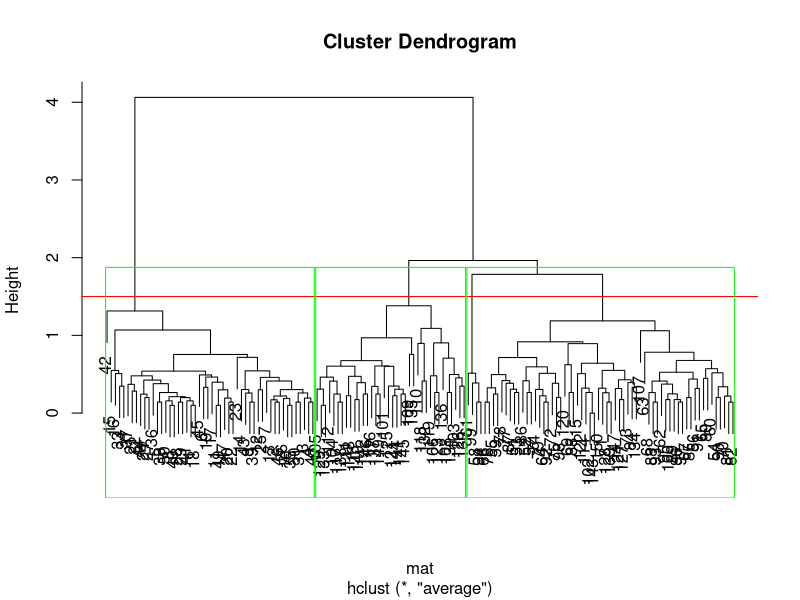

This figure's R source:
library(dplyr)
library(mlbench)
library(caTools)
library(e1071)
library(caret)
library(partykit)
library(randomForest)

data=mtcars
data

data2=data[-8]
data2=data2[-8]
data2

data2=sapply(data2, function(x)((x-min(x))/(max(x)-min(x))))
data2

data2=data.frame(data2)
data2
for(i in colnames(data2)) {
  data[[i]]=data2[[i]]
}

data=data[-9]
data
split=sample.split(data, SplitRatio = 0.7)
train=subset(data, split==TRUE)
test=subset(data, split==FALSE)
train
test

#Logistic regression
model=glm(vs~., train, family = "binomial")
summary(model)

pred=predict(model, test, type = "response")
pred

pred=ifelse(pred>0.5, 1, 0)
pred

cm=table(test$vs, pred)
cm

confusionMatrix(cm)
confusionMatrix(cm, mode="prec_recall", positive = "1")

# decision tree

model=ctree(vs~., train)
model

pred=predict(model, test)
pred
pred=ifelse(pred>0.5, 1, 0)
pred
cm=table(test$vs, pred)
cm
confusionMatrix(cm)
confusionMatrix(cm, mode="prec_recall", positive = "1")

# naive bayes
model=naiveBayes(vs~., train)
model
pred=predict(model, test)
pred
cm=table(test$vs, pred)
cm
confusionMatrix(cm)
confusionMatrix(cm, mode="prec_recall", positive = "1")

# svm
model=svm(vs~., train, type="C-classification", kernel="linear")
model
pred=predict(model, test)
pred
cm=table(test$vs, pred)
cm
confusionMatrix(cm)
confusionMatrix(cm, mode="prec_recall", positive="1")

# random forest
model=randomForest(as.factor(vs)~., train)
model
pred=predict(model, test)
pred
cm=table(test$vs, pred)
cm
confusionMatrix(cm)
confusionMatrix(cm, mode="prec_recall", positive="1")

# linear regression
model=lm(mpg~disp+wt, train)
model
pred=predict(model, test)
pred
error=pred-test$mpg
error
rmse=sqrt(mean(error^2))
rmse

# kmeans
data=iris[-5]
cluster=kmeans(data, centers = 3, nstart=20)
cluster
cluster$cluster
cm=table(iris$Species, cluster$cluster)
cm
cluster$centers

# hclust
data=iris[-5]
mat=dist(data, method="euclidean")
mat
cluster=hclust(mat, method="average")
plot(cluster)
fit=cutree(cluster, k=3)
fit
abline(h=1.5, col="red")
rect.hclust(cluster ,k=3, border="green")
